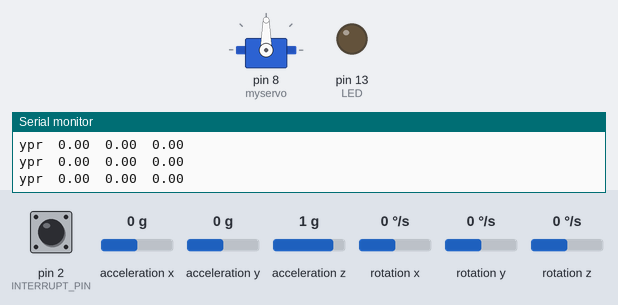
Simulated run of this sketch. Board: Arduino Uno, built with avr-gcc and run on an emulated ATmega328P. Shown: servo, output pins drawn as LEDs (lit = HIGH), the last lines printed to the serial monitor. Inputs (shaded band) come from the test bench; at power-on: rotation z 0 °/s, acceleration x 0 g, acceleration y 0 g, acceleration z 1 g, pin 2 (INTERRUPT_PIN) LOW, rotation x 0 °/s, rotation y 0 °/s. The sensor or clock chip raises its interrupt line as the real part does.

Above: at 1.7 s.
1.8 s: rotation z set to -192 °/s
At 2.5 s:
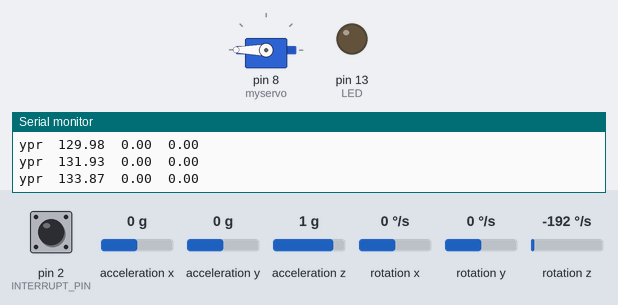
At 2.98 s:
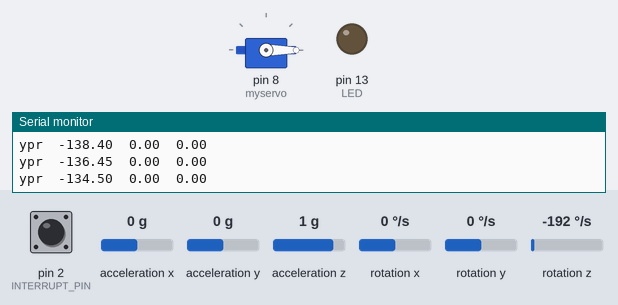
4.8 s: acceleration x set to -1.4 g
At 5.87 s:
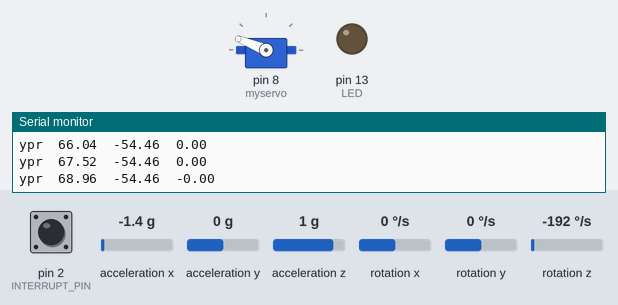
7.8 s: acceleration y set to -0.8 g
At 9.34 s:
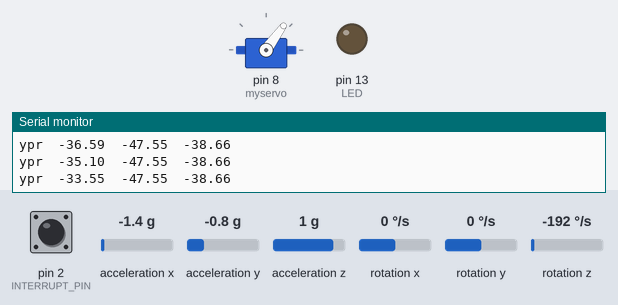
10.8 s: acceleration z set to 0 g
13.8 s: acceleration x set to 0 g
16.8 s: acceleration x set to 1.4 g
Timing chart, 0 to 20.8 s (numbered marks = the images above; inputs shaded):
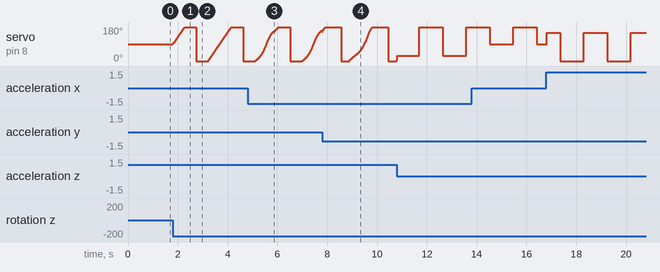

The sketch:

IMU_using_DMP_test.ino
```cpp
#include <Servo.h>// Servo Motor Library
// IMU Library
#include "I2Cdev.h"
#include "MPU6050_6Axis_MotionApps612.h"
#if I2CDEV_IMPLEMENTATION == I2CDEV_ARDUINO_WIRE
#include "Wire.h"
#endif
Servo myservo;
MPU6050 mpu;
#define OUTPUT_READABLE_YAWPITCHROLL
// #define OUTPUT_READABLE_REALACCEL
// #define OUTPUT_READABLE_WORLDACCEL
#define INTERRUPT_PIN 2  // use pin 2 on Arduino Uno & most boards
#define LED 13
// MPU control/status vars
bool dmpReady = false;  // set true if DMP init was successful
uint8_t mpuIntStatus;   // holds actual interrupt status byte from MPU
uint8_t devStatus;      // return status after each device operation (0 = success, !0 = error)
uint16_t packetSize;    // expected DMP packet size (default is 42 bytes)
uint16_t fifoCount;     // count of all bytes currently in FIFO
uint8_t fifoBuffer[64]; // FIFO storage buffer
// orientation/motion vars
Quaternion q;           // [w, x, y, z]         quaternion container
VectorInt16 aa;         // [x, y, z]            accel sensor measurements
VectorInt16 gy;         // [x, y, z]            gyro sensor measurements
VectorInt16 aaReal;     // [x, y, z]            gravity-free accel sensor measurements
VectorInt16 aaWorld;    // [x, y, z]            world-frame accel sensor measurements
VectorFloat gravity;    // [x, y, z]            gravity vector
float ypr[3];           // [yaw, pitch, roll]   yaw/pitch/roll container and gravity vector

double yaw;
// ================================================================
// ===               INTERRUPT DETECTION ROUTINE                ===
// ================================================================
volatile bool mpuInterrupt = false;     // indicates whether MPU interrupt pin has gone high
void dmpDataReady() {
  mpuInterrupt = true;
}
void setup() {
  IMU_Initialize();
  myservo.attach(8);
  myservo.write(90);
  pinMode(LED, OUTPUT);
}
void loop() {
  IMU_Read();
  //Servo Motor
  myservo.write(90+yaw);
  // digitalWrite(LED, HIGH);  // turn the LED on (HIGH is the voltage level)
  // delay(100);                      // wait for a second
  // digitalWrite(LED, LOW);   // turn the LED off by making the voltage LOW
  // delay(100);
}

void IMU_Initialize(){
    // join I2C bus (I2Cdev library doesn't do this automatically)
  #if I2CDEV_IMPLEMENTATION == I2CDEV_ARDUINO_WIRE
    Wire.begin();
    Wire.setClock(400000); // 400kHz I2C clock. Comment this line if having compilation difficulties
    Wire.setWireTimeout(3000, true);
  #elif I2CDEV_IMPLEMENTATION == I2CDEV_BUILTIN_FASTWIRE
    Fastwire::setup(400, true);
  #endif
  // initialize serial communication
  Serial.begin(115200);
  while (!Serial); // wait for Leonardo enumeration, others continue immediately
  // initialize device
  Serial.println(F("Initializing I2C devices..."));
  mpu.initialize();
  pinMode(INTERRUPT_PIN, INPUT);
  // verify connection
  Serial.println(F("Testing device connections..."));
  Serial.println(mpu.testConnection() ? F("MPU6050 connection successful") : F("MPU6050 connection failed"));
  // wait for ready
  // Serial.println(F("\nSend any character to begin DMP programming and demo: "));
  while (Serial.available() && Serial.read()); // empty buffer
  // while (!Serial.available());                 // wait for data
  // while (Serial.available() && Serial.read()); // empty buffer again

  // load and configure the DMP
  Serial.println(F("Initializing DMP..."));
  devStatus = mpu.dmpInitialize();
  // make sure it worked (returns 0 if so)
  if (devStatus == 0) {
    // Calibration Time: generate offsets and calibrate our MPU6050
    mpu.CalibrateAccel(15);
    mpu.CalibrateGyro(15);
    Serial.println();
    mpu.PrintActiveOffsets();
    // turn on the DMP, now that it's ready
    Serial.println(F("Enabling DMP..."));
    mpu.setDMPEnabled(true);

    // enable Arduino interrupt detection
    Serial.print(F("Enabling interrupt detection (Arduino external interrupt "));
    Serial.print(digitalPinToInterrupt(INTERRUPT_PIN));
    Serial.println(F(")..."));
    attachInterrupt(digitalPinToInterrupt(INTERRUPT_PIN), dmpDataReady, RISING);
    Serial.println(mpuInterrupt);
    mpuIntStatus = mpu.getIntStatus();
    // set our DMP Ready flag so the main loop() function knows it's okay to use it
    Serial.println(F("DMP ready! Waiting for first interrupt..."));
    dmpReady = true;
    // get expected DMP packet size for later comparison
    packetSize = mpu.dmpGetFIFOPacketSize();
  } else {
    // ERROR!
    // 1 = initial memory load failed
    // 2 = DMP configuration updates failed
    // (if it's going to break, usually the code will be 1)
    Serial.print(F("DMP Initialization failed (code "));
    Serial.print(devStatus);
    Serial.println(F(")"));
  }
  //Check FullScaleRange
    Serial.print("GyroRange:");
    Serial.print(mpu.getFullScaleGyroRange());
    // 0 = +/- 250 degrees/sec
    // 1 = +/- 500 degrees/sec
    // 2 = +/- 1000 degrees/sec
    // 3 = +/- 2000 degrees/sec *
    Serial.print("\tAccelRange:");
    Serial.print(mpu.getFullScaleAccelRange());
    // 0 = +/- 2g *
    // 1 = +/- 4g
    // 2 = +/- 8g
    // 3 = +/- 16g
}
void IMU_Read(){
// if programming failed, don't try to do anything
  if (!dmpReady) return;
  // read a packet from FIFO
  if (mpu.dmpGetCurrentFIFOPacket(fifoBuffer)) { // Get the Latest packet
    #ifdef OUTPUT_READABLE_YAWPITCHROLL
    // display Euler angles in degrees
    mpu.dmpGetQuaternion(&q, fifoBuffer);
    mpu.dmpGetGravity(&gravity, &q);
    mpu.dmpGetYawPitchRoll(ypr, &q, &gravity);
    Serial.print("ypr\t");
    Serial.print(ypr[0] * 180 / M_PI);
    Serial.print("\t");
    Serial.print(ypr[1] * 180 / M_PI);
    Serial.print("\t");
    Serial.print(ypr[2] * 180 / M_PI);
    /*
      mpu.dmpGetAccel(&aa, fifoBuffer);
      Serial.print("\tRaw Accl XYZ\t");
      Serial.print(aa.x);
      Serial.print("\t");
      Serial.print(aa.y);
      Serial.print("\t");
      Serial.print(aa.z);
      mpu.dmpGetGyro(&gy, fifoBuffer);
      Serial.print("\tRaw Gyro XYZ\t");
      Serial.print(gy.x);
      Serial.print("\t");
      Serial.print(gy.y);
      Serial.print("\t");
      Serial.print(gy.z);
    */
    Serial.println();
    yaw = ypr[0] *180 / M_PI;

    #endif
  }
}
```

Measured:
- after the input at 1.8 s, servo on pin 8 (myservo): ramps from 0° to 180° and jumps back, once every 1.9 s
